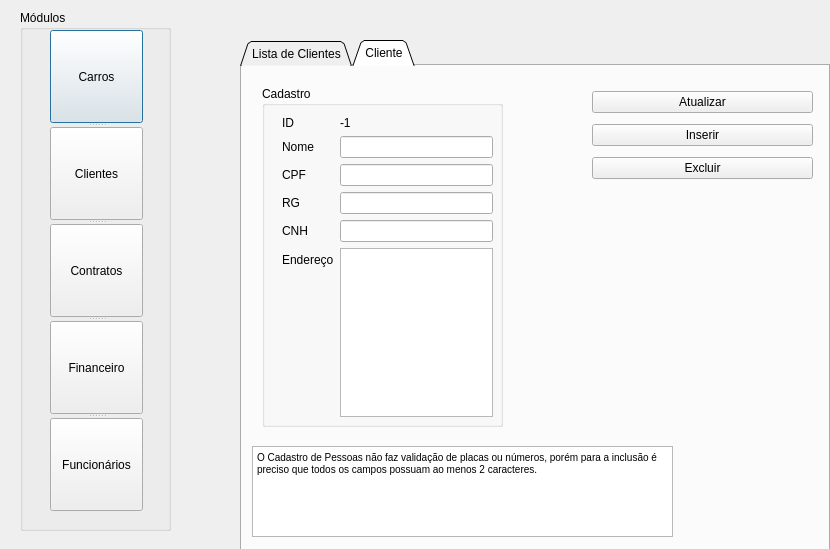
<?xml version="1.0" encoding="UTF-8"?>
<ui version="4.0">
 <class>ModuleSelection</class>
 <widget class="QDialog" name="ModuleSelection">
  <property name="geometry">
   <rect>
    <x>0</x>
    <y>0</y>
    <width>830</width>
    <height>549</height>
   </rect>
  </property>
  <property name="windowTitle">
   <string>Dialog</string>
  </property>
  <widget class="QGroupBox" name="groupBox">
   <property name="geometry">
    <rect>
     <x>20</x>
     <y>10</y>
     <width>151</width>
     <height>521</height>
    </rect>
   </property>
   <property name="title">
    <string>Módulos</string>
   </property>
   <widget class="QSplitter" name="splitter">
    <property name="geometry">
     <rect>
      <x>30</x>
      <y>20</y>
      <width>93</width>
      <height>481</height>
     </rect>
    </property>
    <property name="orientation">
     <enum>Qt::Vertical</enum>
    </property>
    <widget class="QPushButton" name="btn_carros">
     <property name="text">
      <string>Carros</string>
     </property>
    </widget>
    <widget class="QPushButton" name="btn_clientes">
     <property name="text">
      <string>Clientes</string>
     </property>
    </widget>
    <widget class="QPushButton" name="btn_contratos">
     <property name="text">
      <string>Contratos</string>
     </property>
    </widget>
    <widget class="QPushButton" name="btn_financeiro">
     <property name="text">
      <string>Financeiro</string>
     </property>
    </widget>
    <widget class="QPushButton" name="btn_funcionarios">
     <property name="text">
      <string>Funcionários</string>
     </property>
    </widget>
   </widget>
  </widget>
  <widget class="QTabWidget" name="tab_clientes">
   <property name="geometry">
    <rect>
     <x>240</x>
     <y>40</y>
     <width>590</width>
     <height>511</height>
    </rect>
   </property>
   <property name="autoFillBackground">
    <bool>true</bool>
   </property>
   <property name="tabShape">
    <enum>QTabWidget::Triangular</enum>
   </property>
   <property name="currentIndex">
    <number>1</number>
   </property>
   <property name="usesScrollButtons">
    <bool>false</bool>
   </property>
   <property name="tabsClosable">
    <bool>false</bool>
   </property>
   <property name="movable">
    <bool>false</bool>
   </property>
   <property name="tabBarAutoHide">
    <bool>true</bool>
   </property>
   <widget class="QWidget" name="tab_clientes_lista">
    <attribute name="title">
     <string>Lista de Clientes</string>
    </attribute>
    <widget class="QTableWidget" name="tbl_clientes">
     <property name="geometry">
      <rect>
       <x>10</x>
       <y>10</y>
       <width>570</width>
       <height>451</height>
      </rect>
     </property>
     <property name="verticalScrollBarPolicy">
      <enum>Qt::ScrollBarAlwaysOn</enum>
     </property>
     <property name="horizontalScrollBarPolicy">
      <enum>Qt::ScrollBarAsNeeded</enum>
     </property>
     <property name="editTriggers">
      <set>QAbstractItemView::NoEditTriggers</set>
     </property>
     <property name="showDropIndicator" stdset="0">
      <bool>false</bool>
     </property>
     <property name="dragDropOverwriteMode">
      <bool>false</bool>
     </property>
     <property name="alternatingRowColors">
      <bool>true</bool>
     </property>
     <property name="selectionMode">
      <enum>QAbstractItemView::SingleSelection</enum>
     </property>
     <property name="selectionBehavior">
      <enum>QAbstractItemView::SelectRows</enum>
     </property>
     <attribute name="horizontalHeaderCascadingSectionResizes">
      <bool>false</bool>
     </attribute>
     <attribute name="horizontalHeaderDefaultSectionSize">
      <number>125</number>
     </attribute>
     <attribute name="horizontalHeaderHighlightSections">
      <bool>false</bool>
     </attribute>
     <attribute name="horizontalHeaderStretchLastSection">
      <bool>true</bool>
     </attribute>
     <attribute name="verticalHeaderVisible">
      <bool>false</bool>
     </attribute>
     <attribute name="verticalHeaderDefaultSectionSize">
      <number>25</number>
     </attribute>
     <attribute name="verticalHeaderHighlightSections">
      <bool>false</bool>
     </attribute>
     <attribute name="verticalHeaderMinimumSectionSize">
      <number>25</number>
     </attribute>
     <column>
      <property name="text">
       <string notr="true">id</string>
      </property>
      <property name="toolTip">
       <string notr="true"/>
      </property>
      <property name="whatsThis">
       <string notr="true"/>
      </property>
      <property name="font">
       <font>
        <weight>75</weight>
        <bold>true</bold>
       </font>
      </property>
      <property name="textAlignment">
       <set>AlignLeading|AlignTop</set>
      </property>
     </column>
     <column>
      <property name="text">
       <string notr="true">nome</string>
      </property>
      <property name="font">
       <font>
        <weight>75</weight>
        <bold>true</bold>
       </font>
      </property>
     </column>
     <column>
      <property name="text">
       <string notr="true">cpf</string>
      </property>
      <property name="font">
       <font>
        <weight>75</weight>
        <bold>true</bold>
       </font>
      </property>
     </column>
     <column>
      <property name="text">
       <string>rg</string>
      </property>
      <property name="font">
       <font>
        <weight>75</weight>
        <bold>true</bold>
       </font>
      </property>
     </column>
     <column>
      <property name="text">
       <string>endereco</string>
      </property>
      <property name="font">
       <font>
        <weight>75</weight>
        <bold>true</bold>
       </font>
      </property>
     </column>
     <column>
      <property name="text">
       <string>cnh</string>
      </property>
      <property name="font">
       <font>
        <weight>75</weight>
        <bold>true</bold>
       </font>
      </property>
     </column>
    </widget>
   </widget>
   <widget class="QWidget" name="tab_clientes_cadastro">
    <attribute name="title">
     <string>Cliente</string>
    </attribute>
    <widget class="QGroupBox" name="groupBox_2">
     <property name="geometry">
      <rect>
       <x>20</x>
       <y>20</y>
       <width>241</width>
       <height>341</height>
      </rect>
     </property>
     <property name="title">
      <string>Cadastro</string>
     </property>
     <widget class="QWidget" name="layoutWidget">
      <property name="geometry">
       <rect>
        <x>20</x>
        <y>30</y>
        <width>211</width>
        <height>301</height>
       </rect>
      </property>
      <layout class="QFormLayout" name="formLayout">
       <item row="0" column="0">
        <widget class="QLabel" name="label_4">
         <property name="text">
          <string>ID</string>
         </property>
        </widget>
       </item>
       <item row="0" column="1">
        <layout class="QHBoxLayout" name="horizontalLayout">
         <item>
          <widget class="QLabel" name="lbl_clientes_id">
           <property name="layoutDirection">
            <enum>Qt::RightToLeft</enum>
           </property>
           <property name="text">
            <string>-1</string>
           </property>
          </widget>
         </item>
        </layout>
       </item>
       <item row="1" column="0">
        <widget class="QLabel" name="label">
         <property name="text">
          <string>Nome</string>
         </property>
        </widget>
       </item>
       <item row="1" column="1">
        <widget class="QLineEdit" name="txt_clientes_nome"/>
       </item>
       <item row="2" column="0">
        <widget class="QLabel" name="label_3">
         <property name="text">
          <string>CPF</string>
         </property>
        </widget>
       </item>
       <item row="2" column="1">
        <widget class="QLineEdit" name="txt_clientes_cpf"/>
       </item>
       <item row="3" column="0">
        <widget class="QLabel" name="label_2">
         <property name="text">
          <string>RG</string>
         </property>
        </widget>
       </item>
       <item row="3" column="1">
        <widget class="QLineEdit" name="txt_clientes_rg"/>
       </item>
       <item row="5" column="0">
        <widget class="QLabel" name="label_5">
         <property name="text">
          <string>Endereço</string>
         </property>
        </widget>
       </item>
       <item row="5" column="1">
        <widget class="QTextEdit" name="txt_clientes_endereco"/>
       </item>
       <item row="4" column="0">
        <widget class="QLabel" name="label_6">
         <property name="text">
          <string>CNH</string>
         </property>
        </widget>
       </item>
       <item row="4" column="1">
        <widget class="QLineEdit" name="txt_clientes_cnh"/>
       </item>
      </layout>
     </widget>
    </widget>
    <widget class="QTextBrowser" name="textBrowser">
     <property name="geometry">
      <rect>
       <x>10</x>
       <y>380</y>
       <width>421</width>
       <height>91</height>
      </rect>
     </property>
     <property name="html">
      <string>&lt;!DOCTYPE HTML PUBLIC &quot;-//W3C//DTD HTML 4.0//EN&quot; &quot;http://www.w3.org/TR/REC-html40/strict.dtd&quot;&gt;
&lt;html&gt;&lt;head&gt;&lt;meta name=&quot;qrichtext&quot; content=&quot;1&quot; /&gt;&lt;style type=&quot;text/css&quot;&gt;
p, li { white-space: pre-wrap; }
&lt;/style&gt;&lt;/head&gt;&lt;body style=&quot; font-family:'Ubuntu'; font-size:11pt; font-weight:400; font-style:normal;&quot;&gt;
&lt;p style=&quot; margin-top:0px; margin-bottom:0px; margin-left:0px; margin-right:0px; -qt-block-indent:0; text-indent:0px;&quot;&gt;&lt;span style=&quot; font-family:'MS Shell Dlg 2'; font-size:7.8pt;&quot;&gt;O Cadastro de Pessoas não faz validação de placas ou números, porém para a inclusão é preciso que todos os campos possuam ao menos 2 caracteres.&lt;/span&gt;&lt;/p&gt;&lt;/body&gt;&lt;/html&gt;</string>
     </property>
    </widget>
    <widget class="QWidget" name="layoutWidget">
     <property name="geometry">
      <rect>
       <x>350</x>
       <y>20</y>
       <width>221</width>
       <height>100</height>
      </rect>
     </property>
     <layout class="QVBoxLayout" name="verticalLayout">
      <item>
       <widget class="QPushButton" name="btn_clientes_cadastro_atualiza">
        <property name="text">
         <string>Atualizar</string>
        </property>
       </widget>
      </item>
      <item>
       <widget class="QPushButton" name="btn_clientes_cadastro_novo">
        <property name="text">
         <string>Inserir</string>
        </property>
       </widget>
      </item>
      <item>
       <widget class="QPushButton" name="btn_clientes_cadastro_exclui">
        <property name="text">
         <string>Excluir</string>
        </property>
       </widget>
      </item>
     </layout>
    </widget>
   </widget>
  </widget>
 </widget>
 <resources/>
 <connections/>
</ui>
